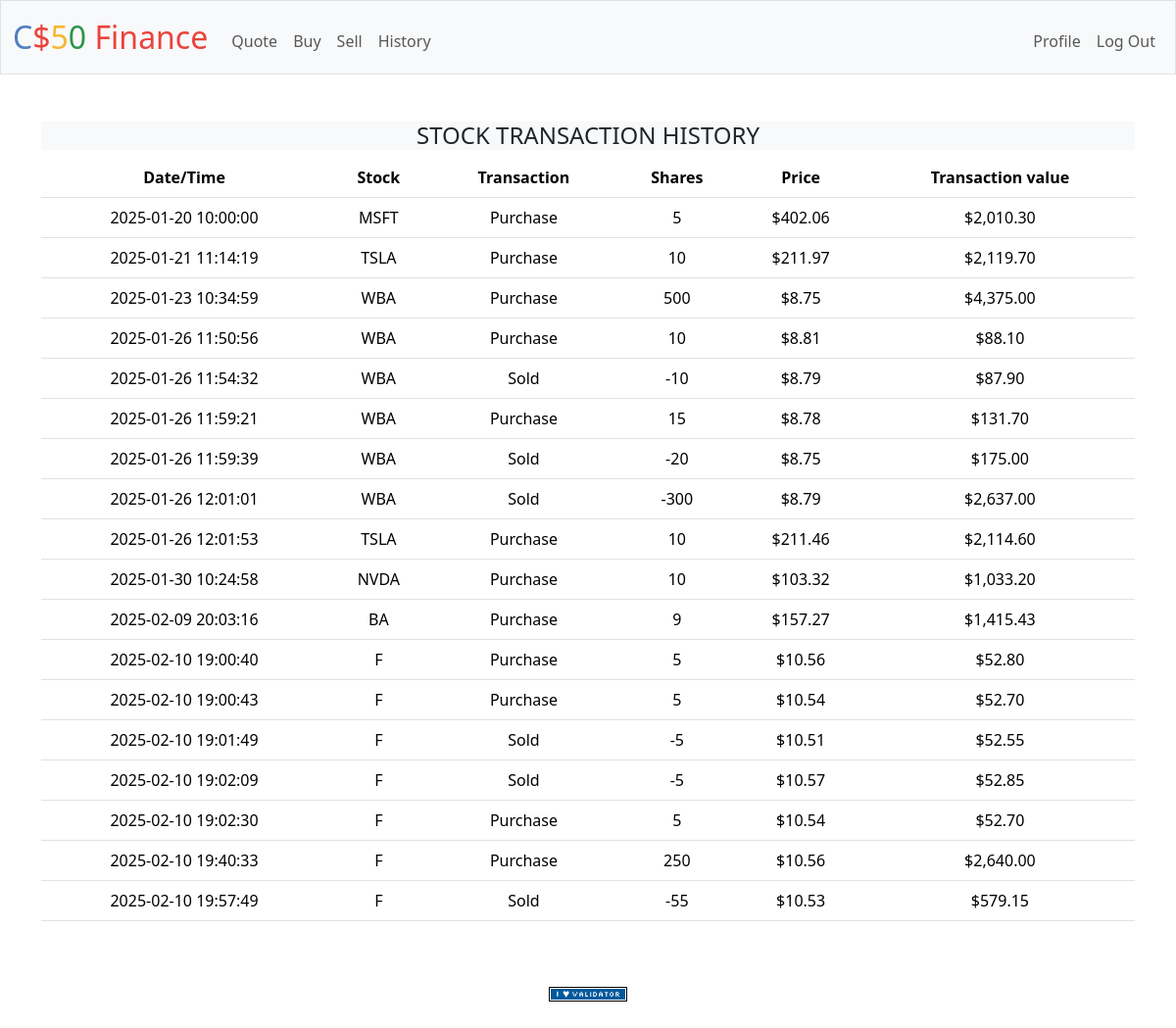
Screenshot of /history (signed in) with the database file from the repository.
### tables this page shows
CREATE TABLE 'stockPurchase' ('id' INTEGER PRIMARY KEY AUTOINCREMENT NOT NULL, 'username_id' INTEGER NOT NULL,'stock_symbol' TEXT NOT NULL, 'shares' INTEGER NOT NULL, 'trade_date' DATETIME NOT NULL DEFAULT CURRENT_TIMESTAMP, 'price'  INTEGER NOT NULL , 'trade_value'  INTEGER NOT NULL  , 'stock_name' TEXT);

### app.py (the view)
@app.route("/history")
@login_required
def history():
    user_ID = session["user_id"]
    user_history = db.execute(
        "SELECT trade_date, stock_symbol, shares, price, trade_value, CASE WHEN shares > 0 THEN 'Purchase' WHEN shares < 0 THEN 'Sold' ELSE NULL END AS transaction_type FROM stockPurchase WHERE username_id=?", user_ID)
    return render_template("history.html", user_history=user_history)
    return apology("TODO")

### app.py (called while the page is built)
@app.after_request
def after_request(response):
    response.headers["Cache-Control"] = "no-cache, no-store, must-revalidate"
    response.headers["Expires"] = 0
    response.headers["Pragma"] = "no-cache"
    return response

### helpers.py (called while the page is built)
def login_required(f):
    @wraps(f)
    def decorated_function(*args, **kwargs):
        if session.get("user_id") is None:
            return redirect("/login")
        return f(*args, **kwargs)
    return decorated_function

def usd(value):
    return f"${value:,.2f}"

### templates/history.html (shortened to what this page needs)
{% extends "layout.html" %}
{% block main %}
    <h4 class="bg-light">STOCK TRANSACTION HISTORY</h4>
    <table class="table table-hover">
        <thead>
            <tr>
                <th>Date/Time</th>
                <th>Stock</th>
                <th>Transaction</th>
                <th>Shares</th>
                <th>Price</th>
                <th>Transaction value</th>
            </tr>
        </thead>
        <tbody>
            {% for row in user_history %}
            <tr>
                <td>{{ row["trade_date"] }}</td>
                <td>{{ row["stock_symbol"] }}</td>
                <td>{{ row["transaction_type"] }}</td>
                <td>{{ row["shares"] }}</td>
                <td>{{ row["price"] | usd }}</td>
                <td>{{ row["trade_value"] | usd }}</td>
            </tr>
            {% endfor %}
        </tbody>
    </table>
{% endblock %}

### templates/layout.html (shortened to what this page needs)
<!DOCTYPE html>
<html lang="en">
    <head>
        <link href="https://cdn.jsdelivr.net/npm/bootstrap@5.3.3/dist/css/bootstrap.min.css" rel="stylesheet">
        <link href="/static/styles.css" rel="stylesheet">
    </head>
    <body>
        <nav class="bg-light border navbar navbar-expand-md navbar-light">
            <div class="container-fluid">
                <a class="navbar-brand" href="/"><span class="blue">C</span><span class="red">$</span><span class="yellow">5</span><span class="green">0</span> <span class="red">Finance</span></a>
                <div class="collapse navbar-collapse" id="navbar">
                    {% if session["user_id"] %}
                        <ul class="navbar-nav me-auto mt-2">
                            <li class="nav-item"><a class="nav-link" href="/quote">Quote</a></li>
                            <li class="nav-item"><a class="nav-link" href="/buy">Buy</a></li>
                            <li class="nav-item"><a class="nav-link" href="/sell">Sell</a></li>
                            <li class="nav-item"><a class="nav-link" href="/history">History</a></li>
                        </ul>
                        <ul class="navbar-nav ms-auto mt-2">
                            <li class="nav-item"><a class="nav-link" href="/profile">Profile</a></li>
                            <li class="nav-item"><a class="nav-link" href="/logout">Log Out</a></li>
                        </ul>
                    {% else %}
                        <ul class="navbar-nav ms-auto mt-2">
                            <li class="nav-item"><a class="nav-link" href="/register">Register</a></li>
                            <li class="nav-item"><a class="nav-link" href="/login">Log In</a></li>
                        </ul>
                    {% endif %}
                </div>
            </div>
        </nav>
        <main class="container py-5 text-center">
            {% block main %}{% endblock %}
        </main>
        <footer class="mb-5">
            <form action="https://validator.w3.org/check" class="text-center" enctype="multipart/form-data" method="post" target="_blank">
                <input alt="Validate" src="/static/I_heart_validator.png" type="image">
            </form>
        </footer>
    </body>
</html>

### static/styles.css (style rules this page uses)
nav .navbar-brand { font-size: xx-large; }
nav .navbar-brand .blue { color: #537fbe; }
nav .navbar-brand .red { color: #ea433b; }
nav .navbar-brand .yellow { color: #f5b82e; }
nav .navbar-brand .green { color: #2e944b; }

### rows the page displays
stockPurchase: trade_date "2025-01-20 10:00:00", stock_symbol "MSFT", transaction_type "Purchase", shares "5", price "$402.06", trade_value "$2,010.30"
stockPurchase: trade_date "2025-01-21 11:14:19", stock_symbol "TSLA", transaction_type "Purchase", shares "10", price "$211.97", trade_value "$2,119.70"
stockPurchase: trade_date "2025-01-23 10:34:59", stock_symbol "WBA", transaction_type "Purchase", shares "500", price "$8.75", trade_value "$4,375.00"
stockPurchase: trade_date "2025-01-26 11:50:56", stock_symbol "WBA", transaction_type "Purchase", shares "10", price "$8.81", trade_value "$88.10"
stockPurchase: trade_date "2025-01-26 11:54:32", stock_symbol "WBA", transaction_type "Sold", shares "-10", price "$8.79", trade_value "$87.90"
stockPurchase: trade_date "2025-01-26 11:59:21", stock_symbol "WBA", transaction_type "Purchase", shares "15", price "$8.78", trade_value "$131.70"
stockPurchase: trade_date "2025-01-26 11:59:39", stock_symbol "WBA", transaction_type "Sold", shares "-20", price "$8.75", trade_value "$175.00"
stockPurchase: trade_date "2025-01-26 12:01:01", stock_symbol "WBA", transaction_type "Sold", shares "-300", price "$8.79", trade_value "$2,637.00"
stockPurchase: trade_date "2025-01-26 12:01:53", stock_symbol "TSLA", transaction_type "Purchase", shares "10", price "$211.46", trade_value "$2,114.60"
stockPurchase: trade_date "2025-01-30 10:24:58", stock_symbol "NVDA", transaction_type "Purchase", shares "10", price "$103.32", trade_value "$1,033.20"
stockPurchase: trade_date "2025-02-09 20:03:16", stock_symbol "BA", transaction_type "Purchase", shares "9", price "$157.27", trade_value "$1,415.43"
stockPurchase: trade_date "2025-02-10 19:00:40", stock_symbol "F", transaction_type "Purchase", shares "5", price "$10.56", trade_value "$52.80"
stockPurchase: trade_date "2025-02-10 19:00:43", stock_symbol "F", transaction_type "Purchase", shares "5", price "$10.54", trade_value "$52.70"
stockPurchase: trade_date "2025-02-10 19:01:49", stock_symbol "F", transaction_type "Sold", shares "-5", price "$10.51", trade_value "$52.55"
stockPurchase: trade_date "2025-02-10 19:02:09", stock_symbol "F", transaction_type "Sold", shares "-5", price "$10.57", trade_value "$52.85"
stockPurchase: trade_date "2025-02-10 19:02:30", stock_symbol "F", transaction_type "Purchase", shares "5", price "$10.54", trade_value "$52.70"
stockPurchase: trade_date "2025-02-10 19:40:33", stock_symbol "F", transaction_type "Purchase", shares "250", price "$10.56", trade_value "$2,640.00"
stockPurchase: trade_date "2025-02-10 19:57:49", stock_symbol "F", transaction_type "Sold", shares "-55", price "$10.53", trade_value "$579.15"
